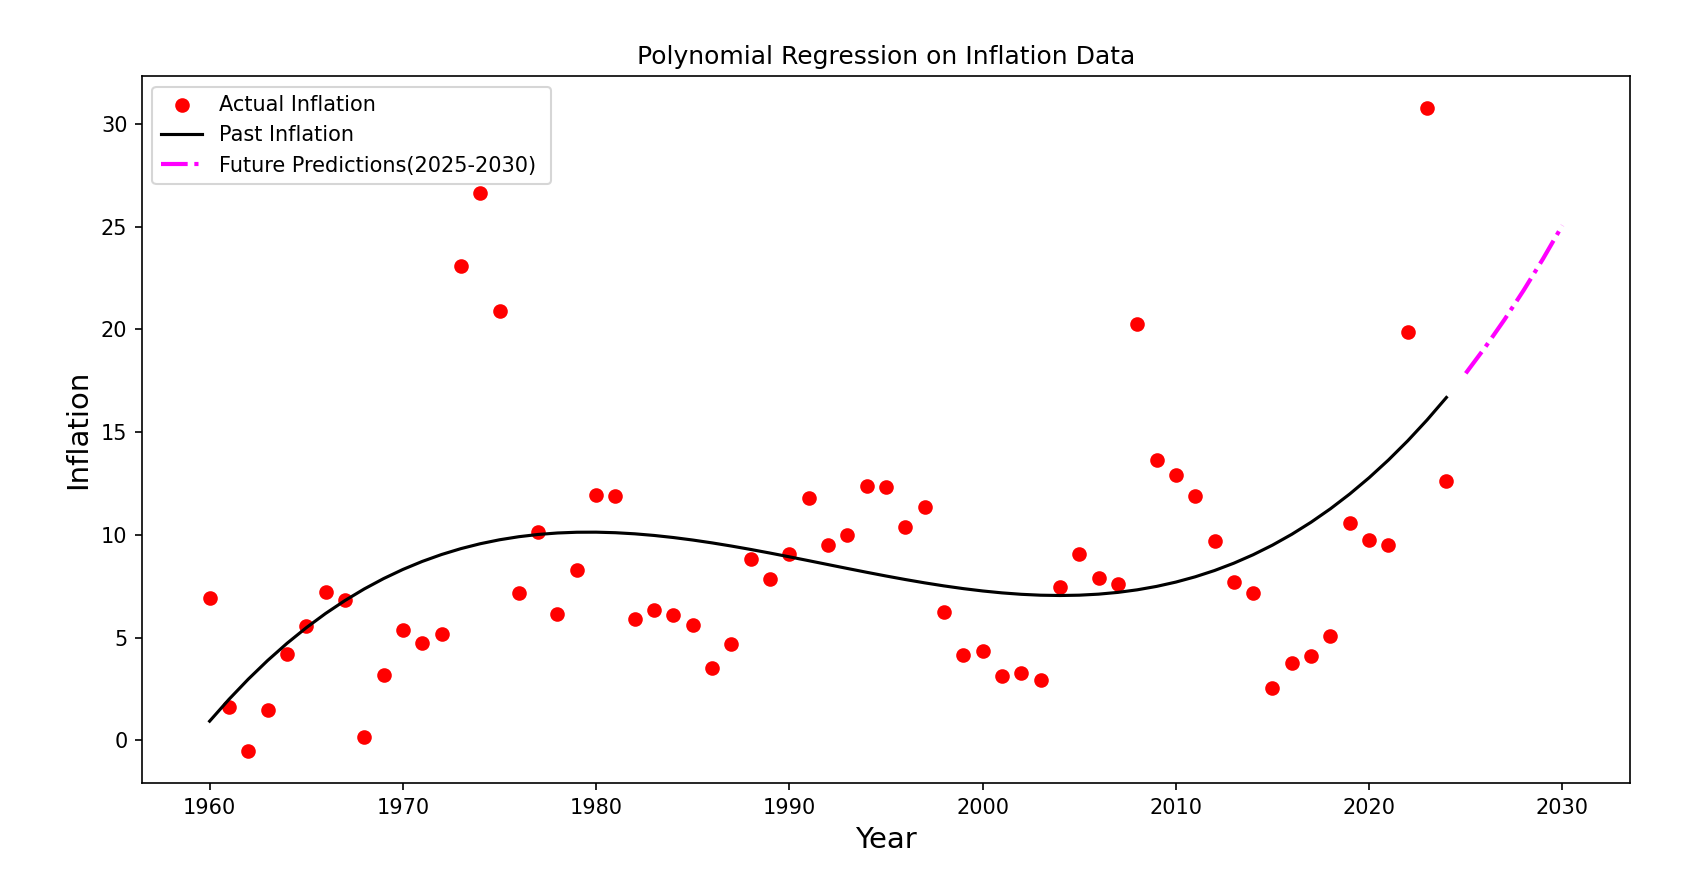

Write Python code to recreate this figure.
import matplotlib.pyplot as plt
import numpy as np
import pandas as pd
from sklearn.linear_model import LinearRegression
from sklearn.preprocessing import PolynomialFeatures

#Read from the CSV:
df = pd.read_csv("pak_inflation.csv")
df["Year"] = pd.to_datetime(df["Year"]).dt.year.astype(int)

x = df[["Year"]]
y = df["Inflation"]

#Polynomial Features:
degree = 3
poly = PolynomialFeatures(degree=degree)
x_poly = poly.fit_transform(x)

#Training Model:
model = LinearRegression()
model.fit(x_poly, y)

#Prediction:
x_range = pd.DataFrame({"Year": range(df["Year"].min(), 2031)})
x_range_poly = poly.transform(x_range)
y_pred = model.predict(x_range_poly)

#split history and future:
history_mask = x_range["Year"] <= 2024
future_mask = x_range["Year"] >= 2025

#Plotting on the Graph:
plt.figure(figsize=(12, 8))
plt.scatter(df["Year"], df["Inflation"], color="red", label="Actual Inflation")

#History on Graph:
plt.plot(x_range["Year"][history_mask], y_pred[history_mask], color="black", label=f"Past Inflation")

#Future Predictions on graph:
plt.plot(x_range["Year"][future_mask], y_pred[future_mask], color="magenta", linestyle="-.", linewidth=2, label="Future Predictions(2025-2030) ")


plt.xlabel("Year", fontsize=14)
plt.ylabel("Inflation", fontsize=14)
plt.title("Polynomial Regression on Inflation Data")
plt.legend()
plt.show()

#Print
future_years = list(range(2025, 2031))
future_poly = poly.transform(pd.DataFrame({"Year": future_years}))
future_pred = model.predict(future_poly)

for year, predic in zip(future_years, future_pred):
    print(f"{year}: {predic:.2f}%")
